Frame 1 (no input): blank canvas, image omitted
Frame 60 (the mouse pressed at the canvas centre just before this capture): blank canvas, image omitted
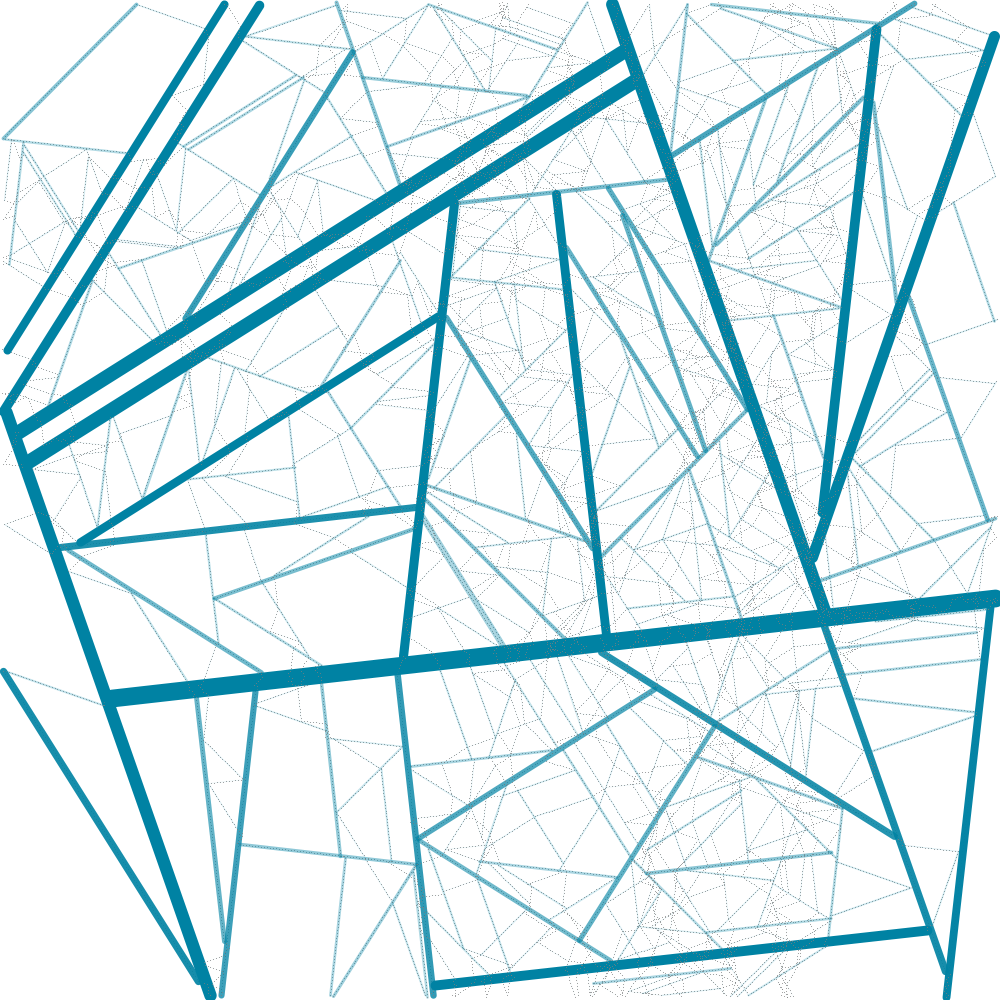
Frame 120 (the mouse held since frame 60 and released just before this capture)

The Processing sketch whose frames 1 and 60 were blank and that drew this single picture after the mouse press (run headless with seeded random() and noise(); from frame 60 on, the mouse is pressed at the canvas centre):

// Processing sketch: intelligentagents
// ── intelligentagents.pde
// Gigi Miller
// Learning Processing
// Intelligent Agents
// From Generative Design Boook


int NORTH = 0;
int EAST = 1;
int SOUTH = 2;
int WEST = 3;

float posX, posY;
float posXcross, posYcross;

int direction = SOUTH;
float angleCount = 7;    //// 1 - ...
float angle = getRandomAngle(direction);
float stepSize = 3;
int minLength = 10;

// width and brightness of the stroke depend on line length
int dWeight = 50;
int dStroke = 4;

int drawMode = 3;


void setup(){
  size(1000, 1000);
  colorMode(HSB, 360, 100, 100, 100);
  smooth();
  background(360);

  posX = int(random(0, width));
  posY = 5;
  posXcross = posX;
  posYcross = posY;
}


void draw(){
  for (int i=0; i<=mouseX; i++) {

    // ------ draw dot at current position ------
   
      strokeWeight(1);
      stroke(180);
      point(posX, posY);
    

    // ------ make step ------
    posX += cos(radians(angle)) * stepSize;
    posY += sin(radians(angle)) * stepSize;

    // ------ check if agent is near one of the display borders ------
    boolean reachedBorder = false;

    if (posY <= 5) {
      direction = SOUTH;
      reachedBorder = true;
    } 
    else if (posX >= width-5) {
      direction = WEST;
      reachedBorder = true;
    }
    else if (posY >= height-5) {
      direction = NORTH;
      reachedBorder = true;
    }
    else if (posX <= 5) {
      direction = EAST;
      reachedBorder = true;
    }

    // ------ if agent is crossing his path or border was reached ------
    int px = (int) posX;
    int py = (int) posY;
    if (get(px, py) != color(360) || reachedBorder) {
      angle = getRandomAngle(direction);
      float distance = dist(posX, posY, posXcross, posYcross);
      if (distance >= minLength) {
        strokeWeight(distance/dWeight);
        if (drawMode == 1) stroke(0);
        if (drawMode == 2) stroke(52, 100, distance/dStroke);
        if (drawMode == 3) stroke(192, 100, 64, distance/dStroke);
        line(posX, posY, posXcross, posYcross);
      }
      posXcross = posX;
      posYcross = posY;
    }
  }
}


float getRandomAngle(int theDirection) {
  float a = (floor(random(-angleCount, angleCount)) + 0.5) * 90.0/angleCount;

  if (theDirection == NORTH) return (a - 90);
  if (theDirection == EAST) return (a);
  if (theDirection == SOUTH) return (a + 90);
  if (theDirection == WEST) return (a + 180);

  return 0;
}



void keyReleased(){
  if (key == DELETE || key == BACKSPACE) background(360);

  if (key == '1') drawMode = 1;
  if (key == '2') drawMode = 2;
  if (key == '3') drawMode = 3;
  

  }  
